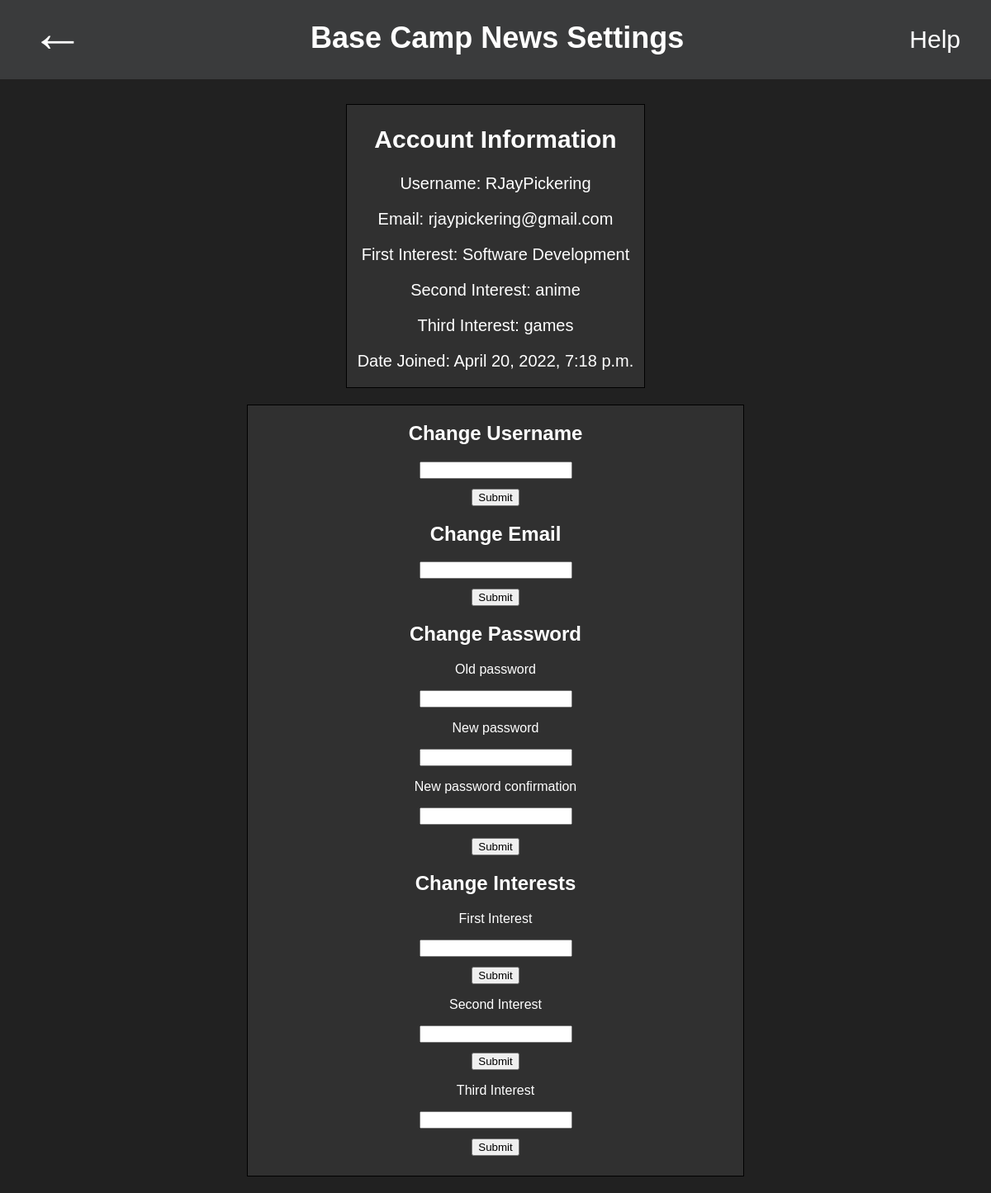
/setting/ (signed in), run on the app's committed database.
### application/models.py (models this page shows, shortened)
class Customer(AbstractBaseUser, PermissionsMixin):
    username = models.CharField(max_length=128, default='New_User_1953', blank="New_User_1953")
    email = models.EmailField(unique=True, default='')
    password1 = models.CharField(max_length=120)
    password2 = models.CharField(max_length=120)
    interest1 = models.CharField(max_length=50)
    interest2 = models.CharField(max_length=50)
    interest3 = models.CharField(max_length=50)
    is_staff = models.BooleanField(default=False)
    is_active = models.BooleanField(default=True)
    date_joined = models.DateTimeField(default=timezone.now)
    USERNAME_FIELD = 'email'
    REQUIRED_FIELDS = []
    objects = CustomerManager()

### application/views.py (the view)
# urls.py: path('setting/', settingStyle, name="settings")
@login_required(login_url='signin')
def settingStyle(request):
    username = request.user.username
    email = request.user.email
    password = request.user.password
    interestOne = request.user.interest1
    interestTwo = request.user.interest2
    interestThree = request.user.interest3
    if request.method == 'POST':
        if 'password_change' in request.POST:
            if request.method == 'POST':
                form = PasswordChangeForm(request.user, request.POST)
                context = {'form':form, "user": username, "email": email, "password":password, "Interest_1": interestOne, "Interest_2": interestTwo, "Interest_3": interestThree}
                if form.is_valid():
                    user = form.save()
                    update_session_auth_hash(request, user)  # Important!
                    messages.success(request, 'Your password was successfully updated!')
                else:
                    messages.error(request, 'Please correct the error below.')
        elif 'username_change' in request.POST:
            user_email = request.user.email
            newusername = request.POST.get('new_username')
            user = Customer.objects.get(email = user_email)
            user.username = newusername
            user.save()
            form = PasswordChangeForm(request.user, request.POST)
            context = {'form':form, "user": username, "email": email, "password":password, "Interest_1": interestOne, "Interest_2": interestTwo, "Interest_3": interestThree}
        elif 'email_change' in request.POST:
            user_email = request.user.email
            newemail = request.POST.get('new_email')
            emails = Customer.objects.get(email = user_email)
            emails.email = newemail
            emails.save()
            form = PasswordChangeForm(request.user, request.POST)
            context = {'form':form, "user": username, "email": email, "password":password, "Interest_1": interestOne, "Interest_2": interestTwo, "Interest_3": interestThree}
        elif 'first_change' in request.POST:
            user_email = request.user.email
            newInterest = request.POST.get('new_first')
            Interest = Customer.objects.get(email = user_email)
            Interest.interest1 = newInterest
            Interest.save()
            form = PasswordChangeForm(request.user, request.POST)
            context = {'form':form, "user": username, "email": email, "password":password, "Interest_1": interestOne, "Interest_2": interestTwo, "Interest_3": interestThree}
        elif 'second_change' in request.POST:
            user_email = request.user.email
            newInterest = request.POST.get('new_second')
            Interest = Customer.objects.get(email = user_email)
            Interest.interest2 = newInterest
            Interest.save()
            form = PasswordChangeForm(request.user, request.POST)
            context = {'form':form, "user": username, "email": email, "password":password, "Interest_1": interestOne, "Interest_2": interestTwo, "Interest_3": interestThree}
        elif 'third_change' in request.POST:
            user_email = request.user.email
            newInterest = request.POST.get('new_third')
            Interest = Customer.objects.get(email = user_email)
            Interest.interest3 = newInterest
            Interest.save()
            form = PasswordChangeForm(request.user, request.POST)
            context = {'form':form, "user": username, "email": email, "password":password, "Interest_1": interestOne, "Interest_2": interestTwo, "Interest_3": interestThree}
    else:
        form = PasswordChangeForm(request.user, request.POST)
        context = {'form':form, "user": username, "email": email, "password":password, "Interest_1": interestOne, "Interest_2": interestTwo, "Interest_3": interestThree}
    return render(request, 'settings.html', context)

### application/templates/settings.html (shortened to what this page needs)
{% load static %}
<!DOCTYPE html>
<html lang="en">
  <head>
    <link rel="stylesheet" href="{% static 'index.css' %}" />
  </head>
  <body id="main" class="settings_background">
    <div class="settings_flex">
      <a class="home_settings" onclick="history.back()">←</a>
      <h1>Base Camp News Settings</h1>
      <div class="help_button">
        <p class="openHelp" onclick="openHelp()">Help</p>
      </div>
    </div>
    <div class="settings_forms_2-0">
      <div class="information_box">
        <h2>Account Information</h2>
        <p>Username: {{request.user.username}}</p>
        <p>Email: {{request.user.email}}</p>
        <p>First Interest: {{request.user.interest1}}</p>
        <p>Second Interest: {{request.user.interest2}}</p>
        <p>Third Interest: {{request.user.interest3}}</p>
        <p>Date Joined: {{request.user.date_joined}}</p>
      </div>
      <div class="change_username">
        <form action="" method="POST" >
          <h2>Change Username</h2>
          <div><input
            type="text"
            name="new_username"
          />
          <div class="submit_button">
          <input type="submit" value="Submit" name="username_change" id="username_submit"/>
          </div>
        </form>
      </div>
      <div class="change_email">
        <form action="" method="POST" >
            <h2>Change Email</h2>
            <div><input
              type="text"
              name="new_email"
            />
            <div class="submit_button">
            <input type="submit" value="Submit" name="email_change" />
            </div>
        </form>
      </div>
      <div class="password_box">
        <form action="" method="POST" >
          <h2>Change Password</h2>
          <p>{{form.old_password.label}}</p>
          <p>{{form.old_password}}</p>
          <p>{{form.new_password1.label}}</p>
          <p>{{form.new_password1}}</p>
          <p>{{form.new_password2.label}}</p>
          <p>{{form.new_password2}}</p>
          <div class="submit_button">
          <input type="submit" value="Submit" name="password_change" />
          </div>
        </form>
      </div>
      <div class="interest_change">
        <form action="" method="POST" class="interest_change">
            <h2>Change Interests</h2>
            <p>First Interest</p>
            <div><input
              type="text"
              name="new_first"
            />
            <div class="submit_button">
            <input type="submit" value="Submit" name="first_change" />
            </div>
            <p>Second Interest</p>
            <div><input
              type="text"
              name="new_second"
            />
            <div class="submit_button">
            <input type="submit" value="Submit" name="second_change" />
            </div>
            <p>Third Interest</p>
            <div><input
              type="text"
              name="new_third"
            />
            <div class="submit_button">
            <input type="submit" value="Submit" name="third_change" />
            </div>
        </form>
      </div>
    </div>
  </body>
</html>

### application/static/index.css (style rules this page uses)
html, body { font-family: Arial, Helvetica, sans-serif; margin: 0; padding: 0; }
.settings_background { background-color: #212121; color: white; }
.settings_flex { display: flex; flex-direction: row; border: 1px solid #3a3b3c; background-color: #3a3b3c; justify-content: space-between; }
.settings_flex h1 { font-size: 3vw; }
.home_settings { font-size: 5.5vw; text-decoration: none; padding-left: 3vw; color: white; }
.help_button { margin-right: 3vw; }
.openHelp { font-size: 2.5vw; cursor: pointer; color: white; float: right; }
.information_box { border: 1px solid black; text-align: center; font-size: 2.5vh; width: 30vw; background-color: rgb(48, 48, 48); }
.change_username { border: 1px solid black; text-align: center; font-size: 2vh; width: 50vw; padding-bottom: 3vh; background-color: rgb(48, 48, 48); margin-top: 20px; margin-bottom: 20px; }
.submit_button { margin-top: 12px; }
.change_email { text-align: center; }
.password_box { text-align: center; }
.interest_change { text-align: center; }
.settings_forms_2-0 { display: flex; flex-direction: column; justify-content: center; align-items: center; margin-top: 2.5vw; }

### data on the page
Customer: user.username "RJayPickering", user.email "rjaypickering@gmail.com", user.interest1 "Software Development", user.interest2 "anime", user.interest3 "games", user.date_joined "April 20, 2022, 7:18 p.m."
